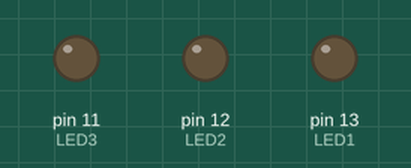
This sketch was run on a simulated Arduino Uno, built with avr-gcc and run on an emulated ATmega328P. On the bench: output pins drawn as LEDs (lit = HIGH).

Above: at 0.3 s.
At 1.25 s:
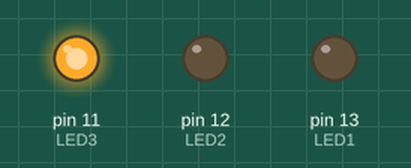
At 2.45 s:
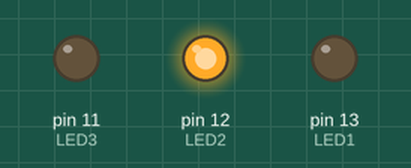
At 3.65 s:
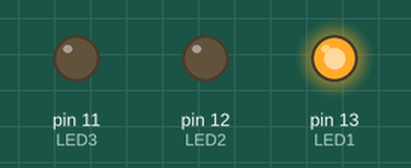
Timing chart, 0 to 4.1 s (numbered marks = the images above):
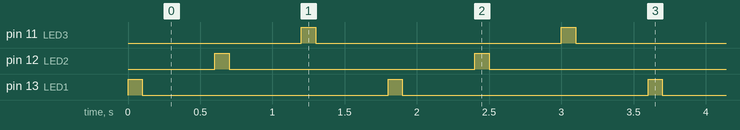

Measured:
- by itself, pin 11 (LED3), pin 12 (LED2), pin 13 (LED1): alternates HIGH for 0.10 s and LOW for 1.7 s
- by itself, everything shown: repeats every 1.8 s, in 6 steps

The sketch:

sketch_LED1.ino
```cpp
int LED1 = 13;
int LED2 = 12;
int LED3 = 11;
int T1 = 100;
int T2 = 500;

void setup() {
  // put your setup code here, to run once:
      pinMode(LED1, OUTPUT);
      pinMode(LED2, OUTPUT);
      pinMode(LED3, OUTPUT);
}

void loop() {
  // put your main code here, to run repeatedly:
digitalWrite(LED1 , HIGH);
delay(T1);
digitalWrite(LED1 , LOW);
delay(T2);

digitalWrite(LED2 , HIGH);
delay(T1);
digitalWrite(LED2 , LOW);
delay(T2);

digitalWrite(LED3 , HIGH);
delay(T1);
digitalWrite(LED3 , LOW);
delay(T2);
}
```
